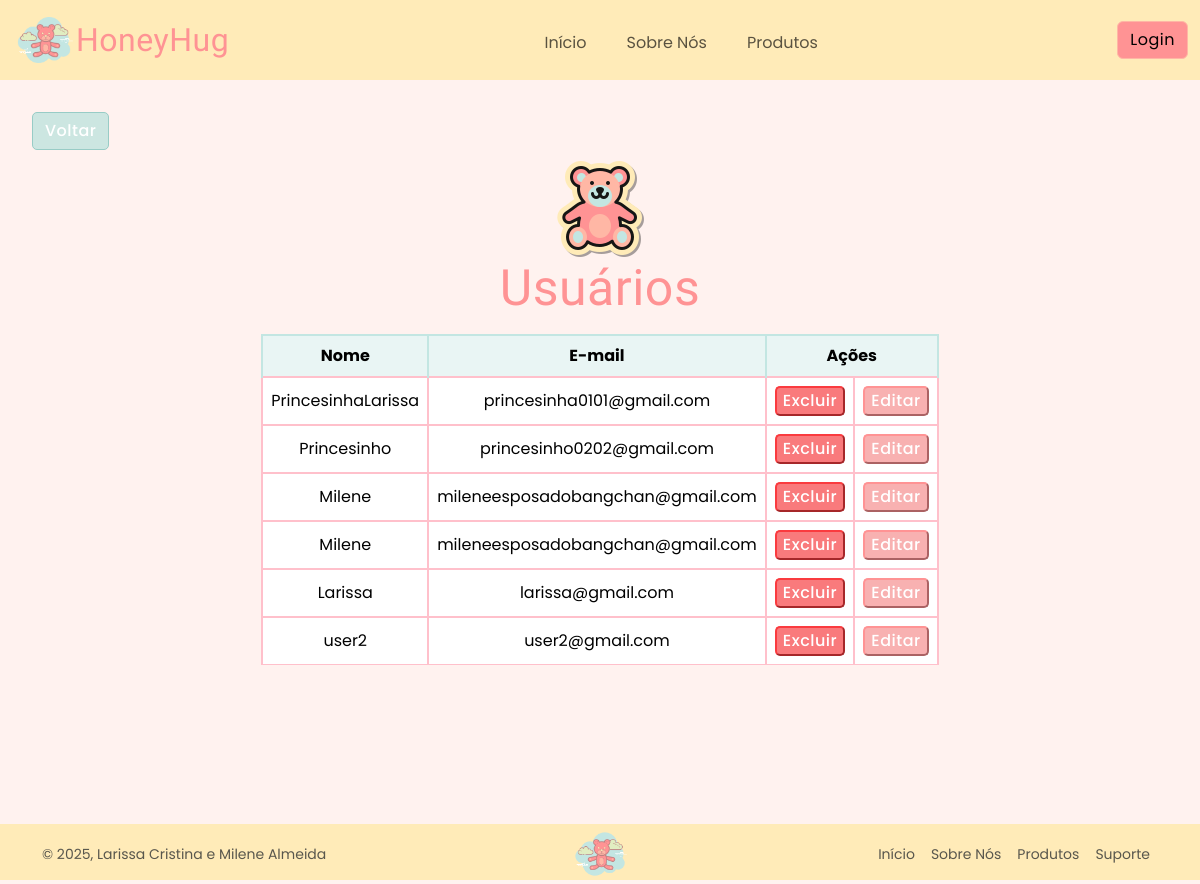
Page /usuarios (signed in) on the earlier database version.
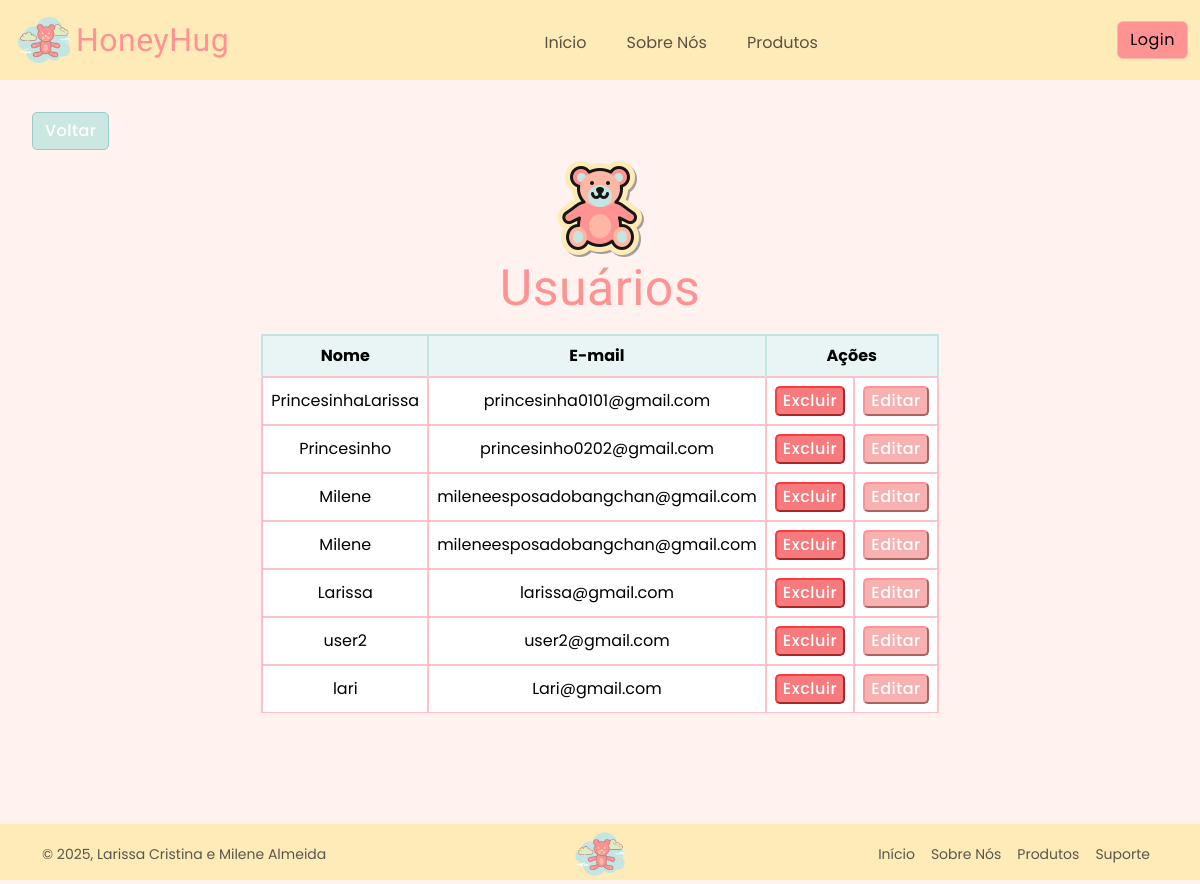
Same page on the later database version.
### app/models.py (models this page shows)
class Usuario(models.Model):
    nome = models.CharField(max_length = 100)
    email = models.EmailField()
    senha = models.CharField(max_length = 16)
    CEP = models.CharField(max_length = 8,  null=True)
    logradouro = models.CharField(max_length = 100,  null=True)
    bairro = models.CharField(max_length = 100,  null=True)
    localidade = models.CharField(max_length = 100,  null=True)
    estado = models.CharField(max_length = 100,  null=True)
    numero_residencia = models.IntegerField(null=True)

### app/views.py (the view)
# urls.py: path('usuarios', views.exibirUsuarios , name = "exibirUsuarios"),
def exibirUsuarios(request):
    if not request.session.get("email"):
        return redirect("app")
    usuarios = Usuario.objects.all().values()
    return render(request, "usuarios.html", {'listUsuarios': usuarios})

### app/templates/usuarios.html (shortened to what this page needs)
{% extends 'template.html' %}
{% load static %}
{% block conteudo %}
<a href="{% url 'dashboard' %}"><button id="btnVoltar" class="btn ">Voltar</button></a>
<div class="users d-flex flex-column align-items-center justify-content-center mt-2 mb-2">
    <img src="{% static 'assets/users.png' %}" alt="">
    <h1 id="h1Usuarios">Usuários</h1>
</div>
    <table class="table table-hover p-3 m-auto" style="width: 40%;">
        <tr id="trUsuarios">
            <th>Nome</th>
            <th>E-mail</th>
            <th colspan= "2">Ações</th>
        </tr>
        {% for user in listUsuarios %}
            <tr>
                <td>{{user.nome}}</td>
                <td>{{user.email}}</td>
                <td><a href="{% url 'excluirUsuario' user.id %}"> <button  id="btnExcluir"> Excluir </button> </a></td>
                <td><a href="{% url 'editarUsuario' user.id %}"> <button id="btnEditar"> Editar</button> </a></td>
            </tr>
        {% endfor %}
    </table>
{% endblock %}

Differences in the rows shown:
added Usuario: nome "lari", email "Lari@gmail.com"
